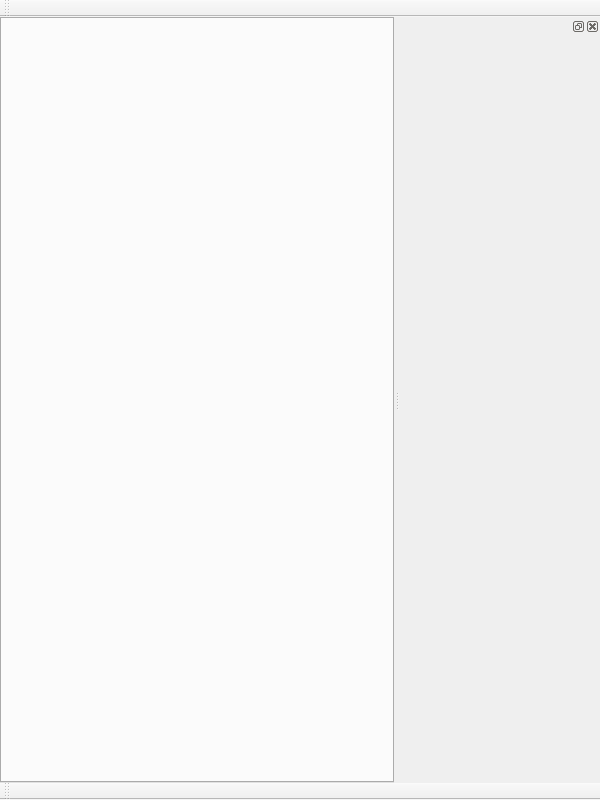
<?xml version="1.0" encoding="UTF-8"?>
<ui version="4.0">
 <class>MainWindow</class>
 <widget class="QMainWindow" name="MainWindow">
  <property name="geometry">
   <rect>
    <x>0</x>
    <y>0</y>
    <width>600</width>
    <height>800</height>
   </rect>
  </property>
  <property name="windowTitle">
   <string>Generic App Test</string>
  </property>
  <widget class="QWidget" name="centralWidget">
   <layout class="QGridLayout" name="gridLayout">
    <property name="leftMargin">
     <number>0</number>
    </property>
    <property name="topMargin">
     <number>0</number>
    </property>
    <property name="rightMargin">
     <number>0</number>
    </property>
    <property name="bottomMargin">
     <number>0</number>
    </property>
    <property name="spacing">
     <number>0</number>
    </property>
    <item row="0" column="0">
     <widget class="QTabWidget" name="defaultView">
      <property name="layoutTags" stdset="0">
       <stringlist>
        <string>default</string>
       </stringlist>
      </property>
     </widget>
    </item>
   </layout>
  </widget>
  <widget class="QMenuBar" name="defaultMenuBar">
   <property name="geometry">
    <rect>
     <x>0</x>
     <y>0</y>
     <width>600</width>
     <height>21</height>
    </rect>
   </property>
   <property name="path" stdset="0">
    <string/>
   </property>
  </widget>
  <widget class="QToolBar" name="defaultToolBar">
   <property name="windowTitle">
    <string>toolBar</string>
   </property>
   <property name="path" stdset="0">
    <string>ToolBar</string>
   </property>
   <attribute name="toolBarArea">
    <enum>TopToolBarArea</enum>
   </attribute>
   <attribute name="toolBarBreak">
    <bool>true</bool>
   </attribute>
  </widget>
  <widget class="QDockWidget" name="testPanels">
   <property name="minimumSize">
    <size>
     <width>200</width>
     <height>38</height>
    </size>
   </property>
   <property name="layoutTags" stdset="0">
    <stringlist>
     <string>test</string>
    </stringlist>
   </property>
   <attribute name="dockWidgetArea">
    <number>2</number>
   </attribute>
   <widget class="QWidget" name="dockWidgetContents_2"/>
  </widget>
  <widget class="QToolBar" name="toolBar">
   <property name="windowTitle">
    <string>toolBar</string>
   </property>
   <property name="path" stdset="0">
    <string>ToolBar.Test</string>
   </property>
   <attribute name="toolBarArea">
    <enum>BottomToolBarArea</enum>
   </attribute>
   <attribute name="toolBarBreak">
    <bool>true</bool>
   </attribute>
  </widget>
 </widget>
 <layoutdefault spacing="6" margin="11"/>
 <resources/>
 <connections/>
</ui>
